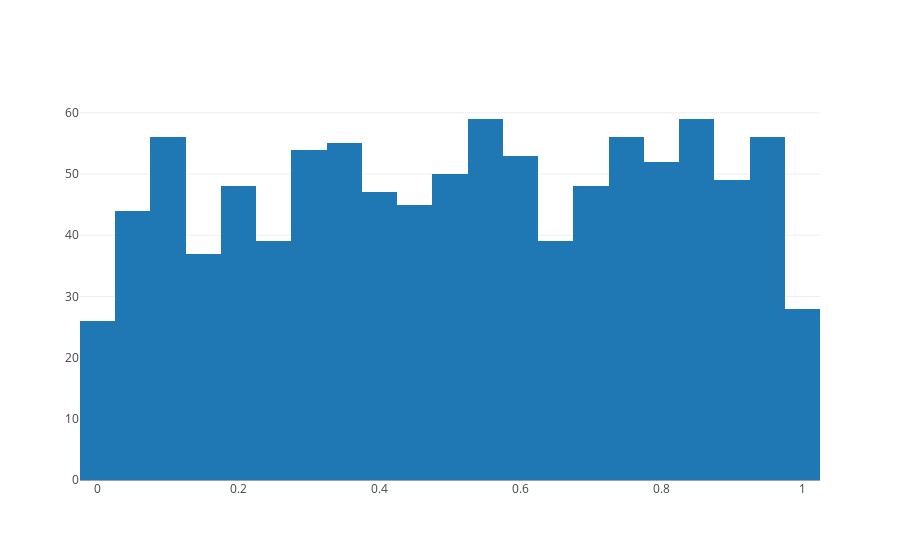

Here is the notebook cell this chart was saved with:
### Code cell
data = [go.Histogram(x=random_array,)]
iplot(data)

### Figure 1 — Plotly figure (JSON) as saved in the notebook; plotly's stock layout.template omitted (floating-point values rounded to 4 significant figures; data arrays with more than 128 entries replaced by an {"elided": "..."} marker saying what was removed)
{"data": [{"type": "histogram", "uid": "8ebc9270-d236-11e8-af46-80fa5b2a4c05", "x": {"elided": "1000 float values"}}], "layout": {}}
